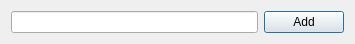
<?xml version="1.0" encoding="UTF-8"?>
<ui version="4.0">
 <class>AddPeerWindowClass</class>
 <widget class="QDialog" name="AddPeerWindowClass">
  <property name="geometry">
   <rect>
    <x>0</x>
    <y>0</y>
    <width>355</width>
    <height>42</height>
   </rect>
  </property>
  <property name="windowTitle">
   <string>AddPeerWindow</string>
  </property>
  <layout class="QHBoxLayout" name="horizontalLayout">
   <item>
    <widget class="QLineEdit" name="peerEdit"/>
   </item>
   <item>
    <widget class="QPushButton" name="addButton">
     <property name="text">
      <string>Add</string>
     </property>
    </widget>
   </item>
  </layout>
 </widget>
 <layoutdefault spacing="6" margin="11"/>
 <resources/>
 <connections/>
</ui>
